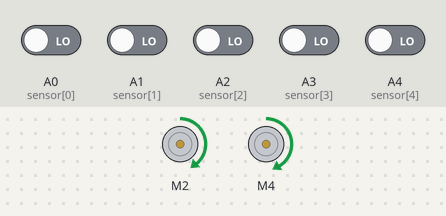
A sketch run on a simulated Arduino Uno, built with avr-gcc and run on an emulated ATmega328P. On the bench: 2 × DC motor (green arrow = forward, orange = backward, longer = faster). The test bench sets the inputs (shaded band); at power-on: A0 (sensor[0]), A1 (sensor[1]), A2 (sensor[2]), A3 (sensor[3]), A4 (sensor[4]) LOW.

Above: at 1.2 s.
1.3 s: A0 (sensor[0]) driven HIGH
At 2.5 s:
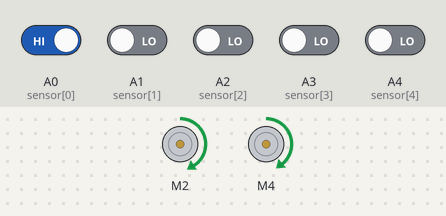
2.8 s: A1 (sensor[1]) driven HIGH
At 3.6 s:
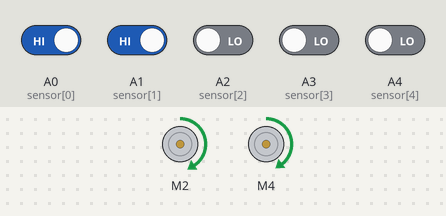
Timing chart, 0 to 5.8 s (numbered marks = the images above; inputs shaded):
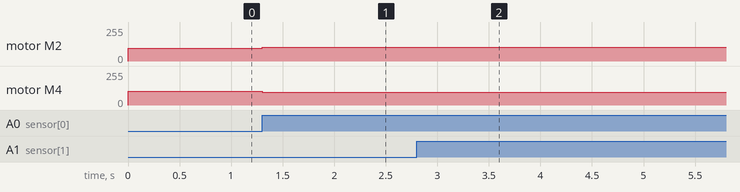

The sketch:

seguidor_linea_5_sensores_infrarrojos_motor_shield_PID.ino
```cpp
#include <AFMotor.h>
AF_DCMotor motorIzq(2, MOTOR12_64KHZ);
AF_DCMotor motorDer(4, MOTOR34_64KHZ);

float Kp = 1, Ki = 0.001, Kd = 1.1;
float error = 0, P = 0, I = 0, D = 0, PID_value = 0;
float previous_error = 0, previous_I = 0;
int initial_speed = 100;

#define NUM_SENSORES 5
int sensor[5] = { A0, A1, A2, A3, A4 };

void read_sensor_values(void);
void calculate_pid(void);
void motor_control(void);

void setup() {
  for (int i = 0; i < NUM_SENSORES; i++) {
    pinMode(sensor[i], INPUT);
  }
  Serial.begin(9600);
}

void loop() {
  read_sensor_values();
  calculate_pid();
  motor_control();
}

void read_sensor_values() {
  sensor[0] = digitalRead(A0);
  sensor[1] = digitalRead(A1);
  sensor[2] = digitalRead(A2);
  sensor[3] = digitalRead(A3);
  sensor[4] = digitalRead(A4);

  if ((sensor[0] == 0) && (sensor[1] == 0) && (sensor[2] == 0) && (sensor[4] == 0) && (sensor[4] == 1))
    error = 4;
  else if ((sensor[0] == 0) && (sensor[1] == 0) && (sensor[2] == 0) && (sensor[4] == 1) && (sensor[4] == 1))
    error = 3;
  else if ((sensor[0] == 0) && (sensor[1] == 0) && (sensor[2] == 0) && (sensor[4] == 1) && (sensor[4] == 0))
    error = 2;
  else if ((sensor[0] == 0) && (sensor[1] == 0) && (sensor[2] == 1) && (sensor[4] == 1) && (sensor[4] == 0))
    error = 1;
  else if ((sensor[0] == 0) && (sensor[1] == 0) && (sensor[2] == 1) && (sensor[4] == 0) && (sensor[4] == 0))
    error = 0;
  else if ((sensor[0] == 0) && (sensor[1] == 1) && (sensor[2] == 1) && (sensor[4] == 0) && (sensor[4] == 0))
    error = -1;
  else if ((sensor[0] == 0) && (sensor[1] == 1) && (sensor[2] == 0) && (sensor[4] == 0) && (sensor[4] == 0))
    error = -2;
  else if ((sensor[0] == 1) && (sensor[1] == 1) && (sensor[2] == 0) && (sensor[4] == 0) && (sensor[4] == 0))
    error = -3;
  else if ((sensor[0] == 1) && (sensor[1] == 0) && (sensor[2] == 0) && (sensor[4] == 0) && (sensor[4] == 0))
    error = -4;
  else if ((sensor[0] == 0) && (sensor[1] == 0) && (sensor[2] == 0) && (sensor[4] == 0) && (sensor[4] == 0))
    if (error == -4) error = -5;
    else error = 5;
}

void calculate_pid() {
  P = error;
  I = I + previous_I;
  D = error - previous_error;

  PID_value = (Kp * P) + (Ki * I) + (Kd * D);

  previous_I = I;
  previous_error = error;
}

void motor_control() {
  //Se calcula la velocidad de los motores
  int left_motor_speed = initial_speed - PID_value;
  int right_motor_speed = initial_speed + PID_value;

  left_motor_speed = constrain(left_motor_speed, 0, 255);
  right_motor_speed = constrain(right_motor_speed, 0, 255);

  motorIzq.run(FORWARD);
  motorIzq.setSpeed(left_motor_speed);
  motorDer.run(FORWARD);
  motorDer.setSpeed(right_motor_speed);
}
```

Measured:
- after the input at 1.3 s, motor M2: forward 95/255 → forward 104/255 at once; motor M4: forward 105/255 → forward 96/255 at once
- after the input at 2.8 s, motor M2: forward 104/255 → forward 103/255 at once; motor M4: forward 96/255 → forward 97/255 at once
